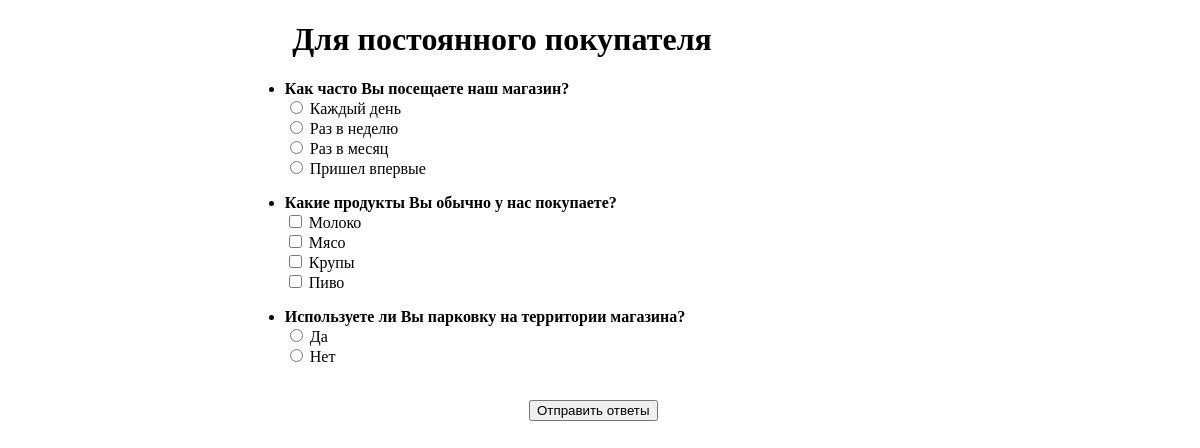
Page /2/ on the committed database.
### polls/models.py (models this page shows, shortened)
class Poll(models.Model):
    name = models.CharField(max_length=50, verbose_name='Название')
    start_date = models.DateField(verbose_name='Дата начала')
    expiration_date = models.DateField(verbose_name='Дата окончания')
    description = models.TextField(verbose_name='Описание')
    class Meta:
        verbose_name = 'Опрос'
        verbose_name_plural = 'Опросы'

class Question(models.Model):
    TYPES_OF_ANSWERS = [
        ('text', 'Ответ текстом'),
        ('radio', 'Ответ с выбором одного варианта'),
        ('checkbox', 'Ответ с выбором нескольких вариантов')
    ]
    poll = models.ForeignKey(Poll, on_delete=models.CASCADE, verbose_name='Добавить в опрос')
    text = models.TextField(verbose_name='Текст вопроса')
    answer_type = models.CharField(max_length=50, choices=TYPES_OF_ANSWERS, verbose_name='Тип вопроса')
    votes = models.IntegerField(default=0, verbose_name='Результаты')
    class Meta:
        verbose_name = 'Вопрос'
        verbose_name_plural = 'Вопросы'

class Choice(models.Model):
    question = models.ForeignKey(Question, on_delete=models.CASCADE, verbose_name='Выберите вопрос', null=True, blank=True)
    choice_text = models.CharField(max_length=200, verbose_name='Вариант ответа', null=True, blank=True)
    class Meta:
        verbose_name = 'Ответ'
        verbose_name_plural = 'Ответы'

### polls/views.py (the view)
# urls.py: path('<int:poll_id>/', views.detail, name='detail'),
def detail(request, poll_id):
    try:
        poll = Poll.objects.get(pk=poll_id)
        questions = poll.question_set.all
    except Poll.DoesNotExist:
        raise Http404('Такого опроса не существует')
    return render(request, 'polls/detail.html', {'poll': poll, 'questions': questions})

### polls/templates/polls/detail.html (shortened to what this page needs)
{% extends 'polls/layout.html' %}
{% block body %}
<div class=container>
  <h1>{{ poll.name }}</h1>
  {% for question in poll.question_set.all %}
  <ul>
    <li>
      <form action="{% url 'vote' poll.id %}" method="post">
        <p><b>{{ question.text }}</b><br>
        {% for choice in question.choice_set.all|default:"text" %}
            <input
              type={{question.answer_type}}
              id="choice{{forloop.counter}}"
              name="choice"
              value={{choice.id}}
            >
          {{ choice.choice_text }}
          <br>
        {% endfor %}
      </form>
    </li>
  </ul>
  {% endfor %}
  <br>
  <input class="submit" type="submit" value="Отправить ответы">
</div>
{% endblock body %}

### polls/static/polls/css/style.css (style rules this page uses)
body { margin-top:20px; }
h1 { margin-left: 5%; }
.container { margin-left: 20%; }
.submit { margin-left:30%; }

### rows in the picture
Poll: name "Для постоянного покупателя"
Question: text "Как часто Вы посещаете наш магазин?"
Choice: choice_text "Каждый день"
Choice: choice_text "Раз в неделю"
Choice: choice_text "Раз в месяц"
Choice: choice_text "Пришел впервые"
Question: text "Какие продукты Вы обычно у нас покупаете?"
Choice: choice_text "Молоко"
Choice: choice_text "Мясо"
Choice: choice_text "Крупы"
Choice: choice_text "Пиво"
Question: text "Используете ли Вы парковку на территории магазина?"
Choice: choice_text "Да"
Choice: choice_text "Нет"
